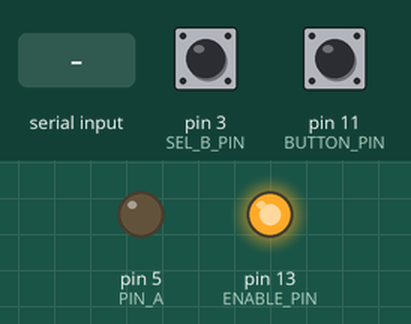
This sketch was run on a simulated Arduino Uno, built with avr-gcc and run on an emulated ATmega328P. Shown: output pins drawn as LEDs (lit = HIGH). The inputs (shaded band) are chosen by the test bench; at power-on: pin 11 (BUTTON_PIN) HIGH, pin 3 (SEL_B_PIN) HIGH. Sleep ends after the set time or at an interrupt; what the sketch prints to the serial monitor is not drawn.

Above: at 0.1 s.
At 2.4 s:
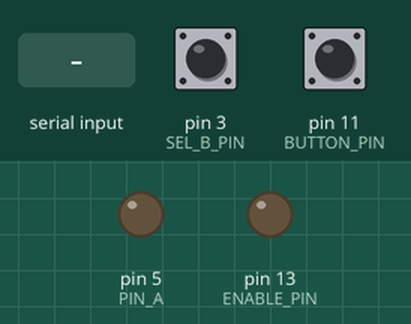
2.5 s: pin 11 (BUTTON_PIN) pulled LOW for 1 s
At 5.62 s:
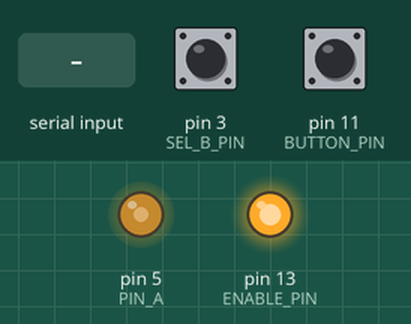
6.5 s: "DOWNLOAD" received over Serial
9.0 s: "1" received over Serial
Timing chart, 0 to 12.0 s (numbered marks = the images above; inputs shaded):
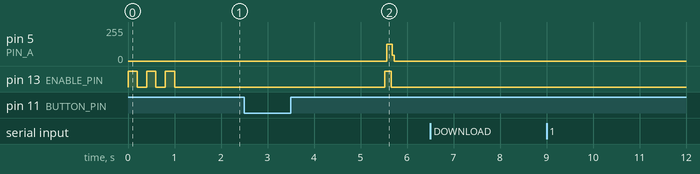

Measured:
- after the input at 2.5 s, pin 5 (PIN_A): 0/255 → 127/255 after 3.1 s, → 0/255 0.12 s later; pin 13 (ENABLE_PIN): LOW → HIGH after 3.0 s, → LOW 0.14 s later
- after the input at 6.5 s, every drawn part: stays the same
- after the input at 9.0 s, every drawn part: stays the same

The sketch:

Wallet.ino
```cpp
#include <LiquidCrystal.h>

enum walletState_t {WAITING, INIT, SELECT, TRANSMIT, DOWNLOAD};
walletState_t walletState = WAITING;
walletState_t prevWalletState = -1;
String inputString = "";
String track = "";

#define EEPROM_C1 0
#define EEPROM_C2 256
#define EEPROM_C3 512
#define EEPROM_C4 768
//There's enough EEPROM storage to store 4 cards
//could store more if all three tracks were not
//stored, or if tracks were encoded and then stored.


#define T1_LEN 81
#define T2_LEN 42
#define T3_LEN 109
//Total length of 232 bytes

#define PIN_A 5 //Connect to base on transistor, PD5
#define ENABLE_PIN 13 //Built-in LED, PB5
#define BUTTON_PIN 11 //PB3
#define SEL_B_PIN 3 //PD3


#define TRACKS 3

unsigned int cardLoc = 0;
char cardNum = '1';
boolean isNewState = true;
unsigned int curTrack = 0;
String cardTracks[3];

char revTrack[41];

const int sublen[] = {
  32, 48, 48 };
const int bitlen[] = {
  7, 5, 5 };

int dir;

//LiquidCrystal lcd(A5, A4, A3, A2, A1, A0); //Character LCD goes on A0-A5
//LCD was borrowed for the project. For portability, reprogram to use
//LEDs. Card 1 is also the default card so this can run without any
//output if you only care about one card.

void setup() {
  Serial.begin(115200);
  Serial.println(F("Setup complete"));

//  replaced with ddr commands, kept in case stuff breaks or something
//  pinMode(PIN_A, OUTPUT);
//  pinMode(ENABLE_PIN, OUTPUT);
//  pinMode(BUTTON_PIN, INPUT_PULLUP);


  DDRB &= 0xF7;
  DDRB |= 0x20;
  PORTB |= 0x08;
  //PB5 as output, PB3 as input w/ pullup

  DDRD &= 0xF7;
  DDRD |= 0x20;
  PORTD |= 0x08;
  //PD5 as output, PD3 as input w/ pullup


  // blink to show we started up
  blink(ENABLE_PIN, 200, 3);

  //lcd.begin(16, 2);
  //lcd.clear();
}

void loop() {
  isNewState = (walletState != prevWalletState);
  prevWalletState = walletState;

  switch (walletState) {
    case WAITING:
      if(isNewState){
        //lcd.clear();
        Serial.println(F("Entered WAIT"));
        //lcd.print("Sleeping ^_^");
        delay(500);
        sleep();
      }
      break;
    case INIT:
      //lcd.clear();
      Serial.println(F("Entered INIT"));
      for (int i = cardLoc; i < (cardLoc + 81); i++) {
        if (EEPROM_read(i) != 0x00) {
          track += (char) EEPROM_read(i);
        }
      }
      cardTracks[0] = track;
      Serial.println(cardTracks[0]);
      Serial.println(F("T1 retreived"));
      track = "";

      for (int i = (cardLoc + 81); i < (cardLoc + 124); i++) {
        if (EEPROM_read(i) != 0x00) {
          track += (char) EEPROM_read(i);
        }
      }
      cardTracks[1] = track;
      Serial.println(cardTracks[1]);
      Serial.println(F("T2 retreived"));
      track = "";

      for (int i = (cardLoc + 124); i < (cardLoc + 234); i++) {
        if (EEPROM_read(i) != 0x00) {
          track += (char) EEPROM_read(i);
        }
      }

      cardTracks[2] = track;
      Serial.println(cardTracks[2]);
      Serial.println(F("T3 retreived"));
      track = "";

      storeRevTrack(2); //Store track 2 for reverse play

      walletState = TRANSMIT;
      break;
    case SELECT:
      if(isNewState){
        //lcd.clear();
        Serial.println(F("Entered SELECT"));
        ////         0000000000000000
        //lcd.print("Select a card");
      }

      //lcd.setCursor(0,1);
      if(!(PIND & 0x08)){
        cardNum += 1; //Increment character
        if(cardNum > 52) cardNum = 49; //Reset to '1' char
      }

      if(!(PINB & 0x08)){
        walletState = INIT;
      }

      switch (cardNum) {
        case '1':
          cardLoc = EEPROM_C1;
          //lcd.print("(1)  2   3   4  ");
          break;
        case '2':
          cardLoc = EEPROM_C2;
          //lcd.print(" 1  (2)  3   4  ");
          break;
        case '3':
          cardLoc = EEPROM_C3;
          //lcd.print(" 1   2  (3)  4  ");
          break;
        case '4':
          cardLoc = EEPROM_C4;
          //lcd.print(" 1   2   3  (4) ");
          break;
        default:
          cardLoc = EEPROM_C1;
          break;
      }
      break;
    case TRANSMIT:
      //lcd.print("Transmitting");
      cli();
      playTrack(1);
      delayMicroseconds(500);
      playTrack(2);
      delayMicroseconds(000);
      //playTrack(3);
      /*
       * If this is used with credit cards, track 3 should
       * not be transmitted. Most cards do not physically
       * hold track 3.
       *
       * Due to physics, we can't ensure that the read heads for different
       * tracks won't pickup the data from other tracks transmitting. So
       * if you see data from track 1 on track 3 when using a card reader,
       * don't freak.
       *
       */
      sei();
      Serial.println(F("Exited TRANSMIT"));
      walletState = WAITING;
      //lcd.clear();
      break;

    case DOWNLOAD:
      if (isNewState) {
        //Entry
        download();
      }
      //State Business

      //Exit
      walletState = WAITING;
      Serial.println(F("Exiting download mode"));
      break;
  }


  inputString = Serial.readString();
  if (inputString == "DOWNLOAD") walletState = DOWNLOAD;

}//loop()
//==========================================================
void download() {
  //lcd.clear();
//  lcd.print("DOWNLOAD MODE");
  Serial.println(F("Entered Download Mode"));
  Serial.println(F("Which card would you like to write?"));
  Serial.println(F("(1)    (2)    (3)    (4)"));

  while (!Serial.available()) {}

  cardNum = Serial.read(); //Card selection
  switch (cardNum) {
    case '1':
      cardLoc = EEPROM_C1;
      break;
    case '2':
      cardLoc = EEPROM_C2;
      break;
    case '3':
      cardLoc = EEPROM_C3;
      break;
    case '4':
      cardLoc = EEPROM_C4;
      break;
    default:
      Serial.println(F("Invalid card selection! Exiting."));
      return 0;
      break;
  }

  Serial.println(F("Enter in track 1 (NO CONTROL CHARACTERS EXCEPT FS)"));
  while (!Serial.available()) {}
  inputString = Serial.readString();
  inputString = "%B" + inputString + "?\0"; //Add in control characters
  while (inputString.length() > 81) { //check to see if length is valid (compliant to ISO-7813 standards)
    Serial.println(F("Track too long! Enter in again"));
    while (!Serial.available()) {}
    inputString = Serial.readString();
    inputString = "%B" + inputString + "?\0";
  }
  cardTracks[0] = inputString;

  Serial.println(F("Enter in track 2 (NO CONTROL CHARACTERS EXCEPT FS)"));
  while (!Serial.available()) {}
  inputString = Serial.readString();
  inputString = ";" + inputString + "?\0";
  while (inputString.length() > 42) {
    Serial.println(F("Track too long! Enter in again"));
    while (!Serial.available()) {}
    inputString = Serial.readString();
    inputString = ";" + inputString + "?\0";
  }
  cardTracks[1] = inputString;

  Serial.println(F("Enter in track 3 (NO CONTROL CHARACTERS EXCEPT FS)"));
  while (!Serial.available()) {}
  inputString = Serial.readString();
  inputString = ";" + inputString + "?\0";
  while (inputString.length() > 109) {
    Serial.println(F("Track too long! Enter in again"));
    while (!Serial.available()) {}
    inputString = Serial.readString();
    inputString = ";" + inputString + "?\0";
  }
  cardTracks[2] = inputString;

  Serial.println(F("Storing this card:"));

  //Store & print track 1
  for (int i = cardLoc; i < (cardLoc + 81); i++) {
    if ((i - cardLoc) < cardTracks[0].length()) {
      EEPROM_write(i, cardTracks[0][i - cardLoc]);
    }
    else {
      EEPROM_write(i, 0x00);
    }
  }
  //Do this to verify that the card was written correctly to EEPROM, if it fails then
  //the EEPROM is starting to get corrupted
  for (int i = cardLoc; i < (cardLoc + 81); i++) {
    if (EEPROM_read(i) != 0x00) {
      Serial.print( (char) EEPROM_read(i));
    }
  }
  Serial.println();
  //=====
  //Store & print track 2
  for (int i = (cardLoc + 81); i < (cardLoc + 124); i++) {
    if ((i - (cardLoc + 81)) < cardTracks[1].length()) {
      EEPROM_write(i, cardTracks[1][i - (cardLoc + 81)]);
    }
    else {
      EEPROM_write(i, 0x00);
    }
  }

  for (int i = (cardLoc + 81); i < (cardLoc + 124); i++) {
    if (EEPROM_read(i) != 0x00) {
      Serial.print( (char) EEPROM_read(i));
    }
  }
  Serial.println();
  //=====
  //Store & print track 3
  for (int i = (cardLoc + 124); i < (cardLoc + 234); i++) {
    if ((i - (cardLoc + 124)) < cardTracks[2].length()) {
      EEPROM_write(i, cardTracks[2][i - (cardLoc + 124)]);
    }
    else {
      EEPROM_write(i, 0x00);
    }
  }

  for (int i = (cardLoc + 124); i < (cardLoc + 234); i++) {
    if (EEPROM_read(i) != 0x00) {
      Serial.print( (char) EEPROM_read(i));
    }
  }
  Serial.println();
  cardTracks[0] = "";
  cardTracks[1] = "";
  cardTracks[2] = ""; //Reset tracks after running

}//download()
//===========================================================
void EEPROM_write(unsigned int Address, byte Data)
{
  /* Wait for completion of previous write. EEPE clears when write completes.*/
  while (EECR & 0b00000010) { }
  /* Set up address and Data Registers */
  EEAR = Address;
  EEDR = Data;
  cli(); //to ensure no interrupts occur between next two steps
  /* Write logical one to EEMPE */
  EECR |= 0b00000100;
  /* Start EEPROM write by setting EEPE */
  EECR |= 0b00000010;
  sei();
}//EEPROM_write
//===========================================================
byte EEPROM_read(unsigned int Address)
{
  /* Wait for completion of previous write. EEPE clears on completion */
  while (EECR & 0b00000010) { }
  /* Set up address register */
  EEAR = Address;
  /* Start EEPROM read by writing EERE */
  EECR |= 0b00000001;
  /* Return data from Data Register */
  return EEDR;
}//EEPROM_read
//===========================================================
```

magspoof_lib.ino
```cpp
/*
 * MagSpoof - "wireless" magnetic stripe/credit card emulator
*
 * by Samy Kamkar
 *
 * http://samy.pl/magspoof/
 *
 * - Allows you to store all of your credit cards and magstripes in one device
 * - Works on traditional magstripe readers wirelessly (no NFC/RFID required)
 * - Can disable Chip-and-PIN (code not included)
 * - Correctly predicts Amex credit card numbers + expirations from previous card number (code not included)
 * - Supports all three magnetic stripe tracks, and even supports Track 1+2 simultaneously
 * - Easy to build using Arduino or ATtiny
 *
 */

 /**
  * Code modified by Satyendra Emani for use with ATmega328 and 1
  * transistor
  */

#include <avr/sleep.h>
#include <avr/interrupt.h>

#define CLOCK_US 200

#define BETWEEN_ZERO 53 // 53 zeros between track1 & 2

void blink(int pin, int msdelay, int times)
{
  for (int i = 0; i < times; i++)
  {
    digitalWrite(pin, HIGH);
    delay(msdelay);
    digitalWrite(pin, LOW);
    delay(msdelay);
  }
}

// send a single bit out
void playBit(int sendBit)
{
  dir ^= 1;
  digitalWrite(PIN_A, dir);
  delayMicroseconds(CLOCK_US);

  if (sendBit)
  {
    dir ^= 1;
    digitalWrite(PIN_A, dir);
  }
  delayMicroseconds(CLOCK_US);

}

// when reversing
void reverseTrack(int track)
{
  int i = 0;
  track--; // index 0
  dir = 0;

  while (revTrack[i++] != '\0');
  i--;
  while (i--)
    for (int j = bitlen[track]-1; j >= 0; j--)
      playBit((revTrack[i] >> j) & 1);
}

// plays out a full track, calculating CRCs and LRC
void playTrack(int track)
{
  int tmp, crc, lrc = 0;
  track--; // index 0
  dir = 0;

  // enable H-bridge and LED
  digitalWrite(ENABLE_PIN, HIGH);


  // First put out a bunch of leading zeros.
  for (int i = 0; i < 25; i++)
    playBit(0);

  //
  for (int i = 0; cardTracks[track][i] != '\0'; i++)
  {
    crc = 1;
    tmp = cardTracks[track][i] - sublen[track];

    for (int j = 0; j < bitlen[track]-1; j++)
    {
      crc ^= tmp & 1;
      lrc ^= (tmp & 1) << j;
      playBit(tmp & 1);
      tmp >>= 1;
    }
    playBit(crc);
  }

  // finish calculating and send last "byte" (LRC)
  tmp = lrc;
  crc = 1;
  for (int j = 0; j < bitlen[track]-1; j++)
  {
    crc ^= tmp & 1;
    playBit(tmp & 1);
    tmp >>= 1;
  }
  playBit(crc);

//  // if track 1, play 2nd track in reverse (like swiping back?)
//  if (track == 0)
//  {
//    // if track 1, also play track 2 in reverse
//    // zeros in between
//    for (int i = 0; i < BETWEEN_ZERO; i++)
//      playBit(0);
//
//    // send second track in reverse
//    reverseTrack(2);
//  }

  // finish with 0's
  for (int i = 0; i < 25; i++)
    playBit(0);

  digitalWrite(PIN_A, LOW);
  digitalWrite(ENABLE_PIN, LOW);

}


// stores track for reverse usage later
void storeRevTrack(int track)
{
  int i, tmp, crc, lrc = 0;
  track--; // index 0
  dir = 0;

  for (i = 0; cardTracks[track][i] != '\0'; i++)
  {
    crc = 1;
    tmp = cardTracks[track][i] - sublen[track];

    for (int j = 0; j < bitlen[track]-1; j++)
    {
      crc ^= tmp & 1;
      lrc ^= (tmp & 1) << j;
      tmp & 1 ?
        (revTrack[i] |= 1 << j) :
        (revTrack[i] &= ~(1 << j));
      tmp >>= 1;
    }
    crc ?
      (revTrack[i] |= 1 << 4) :
      (revTrack[i] &= ~(1 << 4));
  }

  // finish calculating and send last "byte" (LRC)
  tmp = lrc;
  crc = 1;
  for (int j = 0; j < bitlen[track]-1; j++)
  {
    crc ^= tmp & 1;
    tmp & 1 ?
      (revTrack[i] |= 1 << j) :
      (revTrack[i] &= ~(1 << j));
    tmp >>= 1;
  }
  crc ?
    (revTrack[i] |= 1 << 4) :
    (revTrack[i] &= ~(1 << 4));

  i++;
  revTrack[i] = '\0';
}

void sleep()
{
  PCICR |= _BV(PCIE0);                     // Enable Pin Change Interrupts
  PCMSK0 |= _BV(PCINT3);                   // Use PB3 as interrupt pin

  ADCSRA &= ~_BV(ADEN);                   // ADC off
  set_sleep_mode(SLEEP_MODE_PWR_DOWN);    // replaces above statement


  sleep_enable();                         // Sets the Sleep Enable bit in the MCUCR Register (SE BIT)
  sei();                                  // Enable interrupts
  sleep_cpu();                            // sleep

  cli();                                  // Disable interrupts
  PCMSK0 &= ~_BV(PCINT3);                  // Turn off PB3 as interrupt pin
  sleep_disable();                        // Clear SE bit

  sei();                                  // Enable interrupts
}

ISR(PCINT0_vect) {
  switch(walletState){
    case WAITING:
      walletState = SELECT;
      break;
    case SELECT:
      walletState = INIT;
  }
}

//void loop()
//{
//
//
//  sleep();
//
//  noInterrupts();
//  while (digitalRead(BUTTON_PIN) == LOW);
//
//  delay(50);
//  while (digitalRead(BUTTON_PIN) == LOW);
//  playTrack(1 + (curTrack++ % 2));
//  delay(400);
//
//  interrupts();
//}
```
